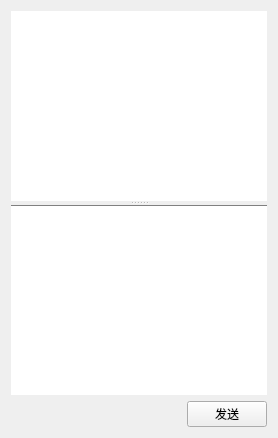
           <widget class="QWidget" name="tab_14">
            <attribute name="title">
             <string>消息窗口</string>
            </attribute>
            <layout class="QGridLayout" name="gridLayout_25">
             <item row="0" column="0">
              <widget class="QSplitter" name="socketudp_splitter">
               <property name="orientation">
                <enum>Qt::Vertical</enum>
               </property>
               <widget class="QTextBrowser" name="socketudp_textBrowser">
                <property name="styleSheet">
                 <string notr="true">QTextBrowser
{
	border-style: none;
    margin: 0px;
	font-size: 16px;
}
</string>
                </property>
               </widget>
               <widget class="QWidget" name="layoutWidget_8">
                <layout class="QVBoxLayout" name="verticalLayout_18">
                 <item>
                  <widget class="QTextEdit" name="socketudp_textEdit">
                   <property name="styleSheet">
                    <string notr="true">QTextEdit
{
	border-style: none;
    margin: 0px;
	border-top: 1px solid gray;
}
</string>
                   </property>
                  </widget>
                 </item>
                 <item>
                  <layout class="QHBoxLayout" name="horizontalLayout_21">
                   <item>
                    <spacer name="horizontalSpacer_25">
                     <property name="orientation">
                      <enum>Qt::Horizontal</enum>
                     </property>
                     <property name="sizeHint" stdset="0">
                      <size>
                       <width>40</width>
                       <height>20</height>
                      </size>
                     </property>
                    </spacer>
                   </item>
                   <item>
                    <widget class="QPushButton" name="socketudp_btn_send">
                     <property name="text">
                      <string>发送</string>
                     </property>
                    </widget>
                   </item>
                  </layout>
                 </item>
                </layout>
               </widget>
              </widget>
             </item>
            </layout>
           </widget>
